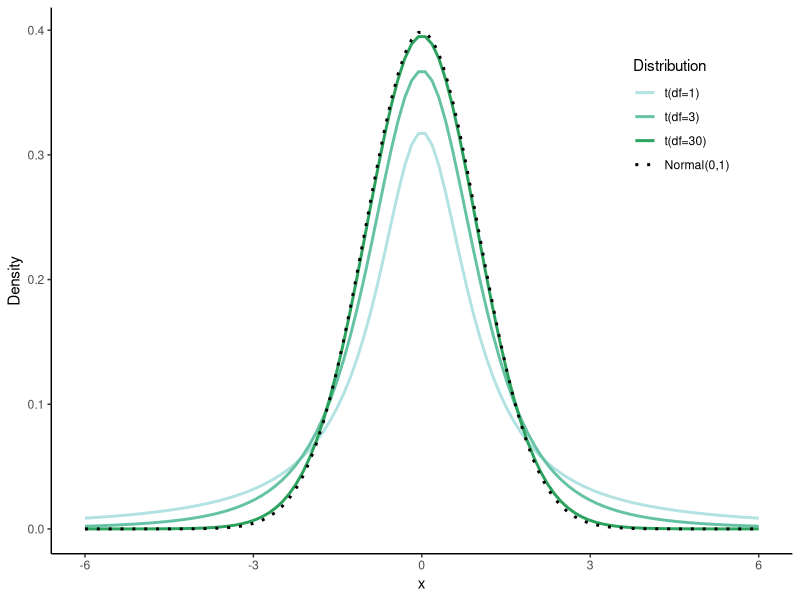
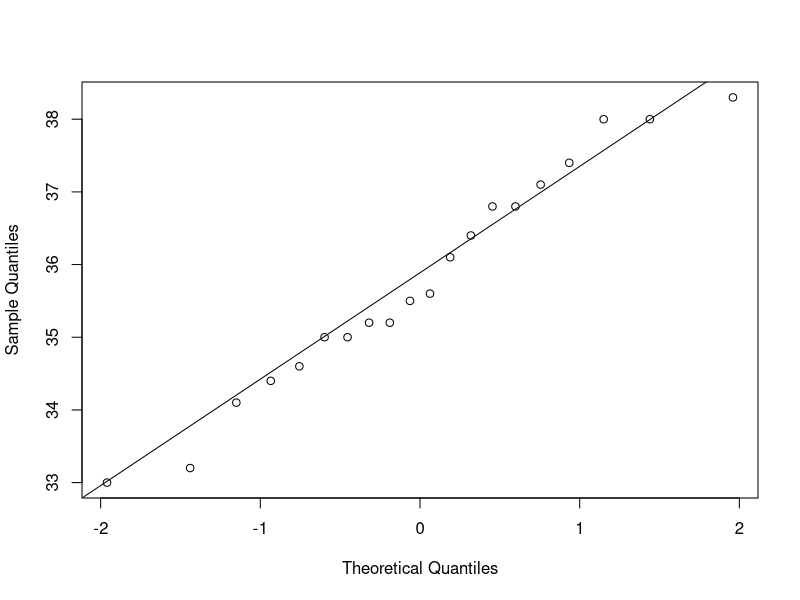
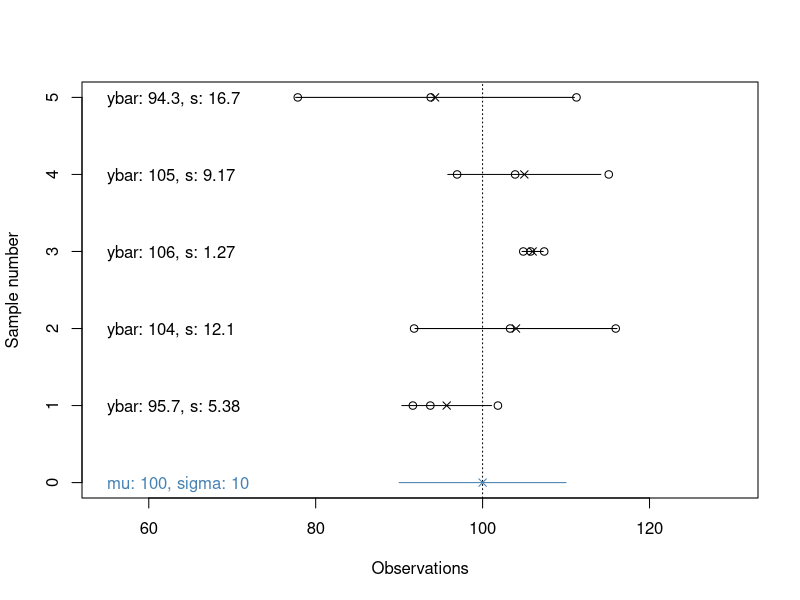
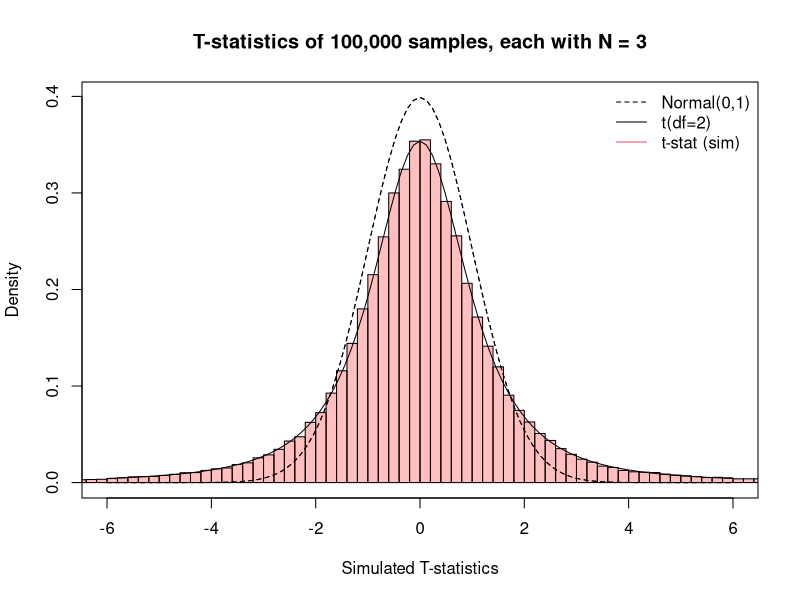
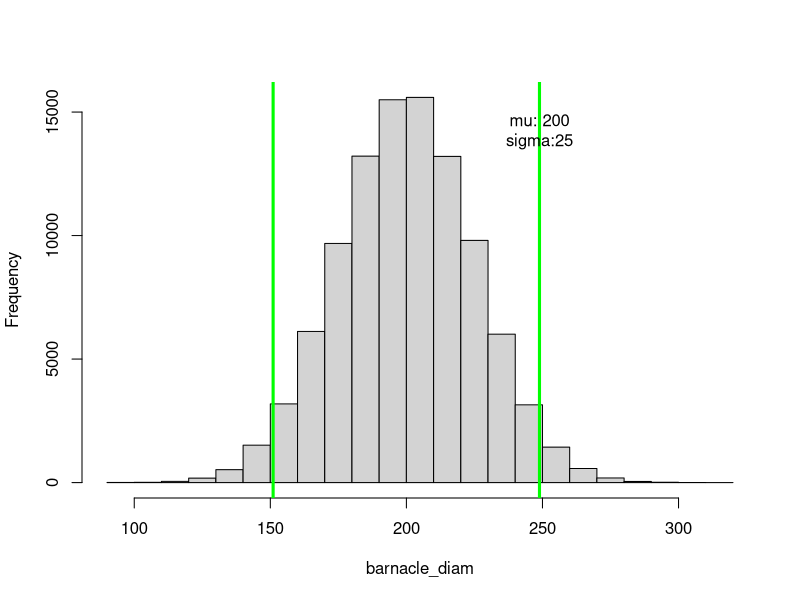
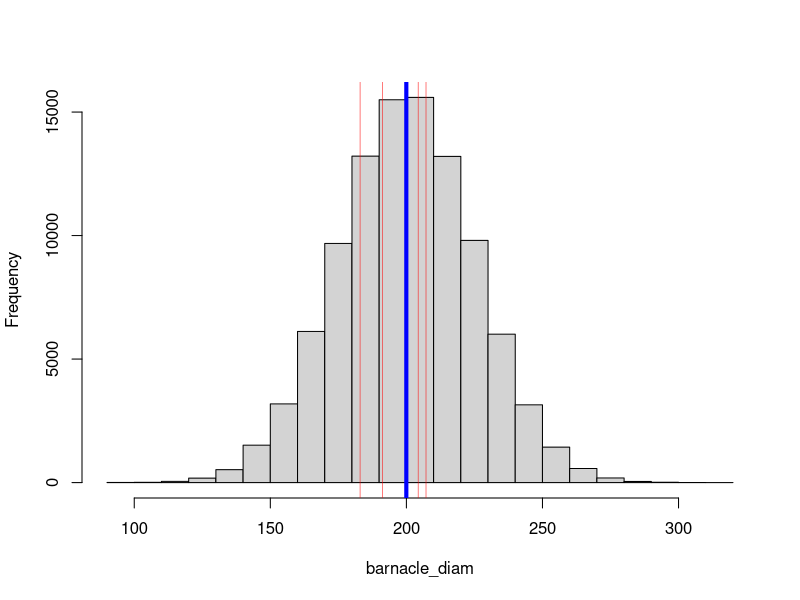
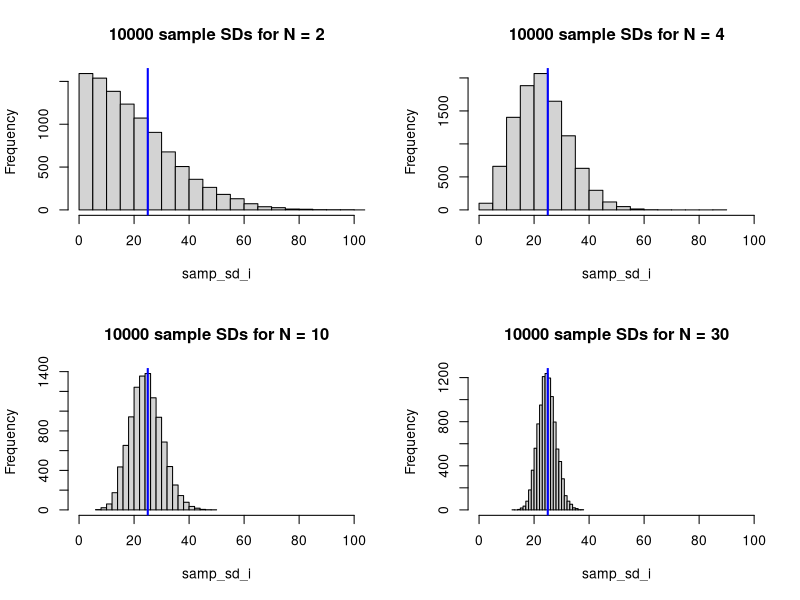
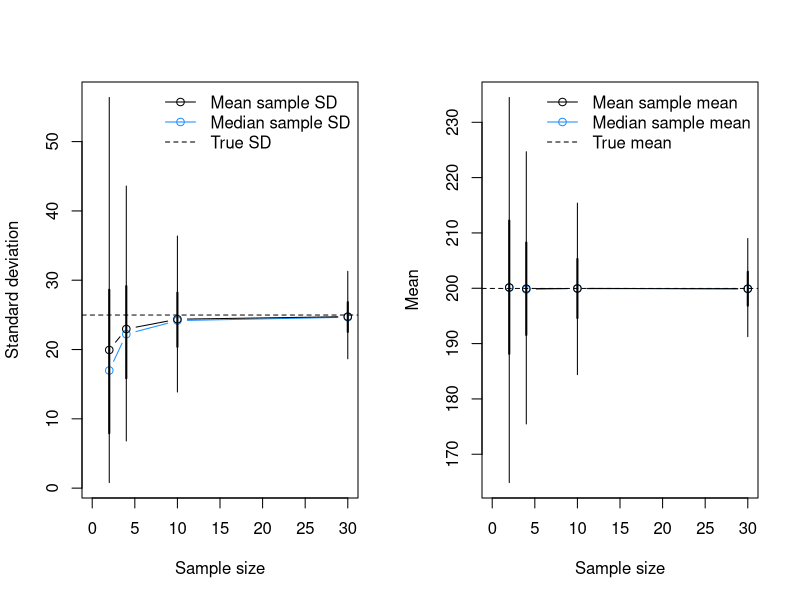

Source code (R) for these figures, in order:
## ---- chunk 1
#| message: false
#| warning: false

library(tidyverse); theme_set(theme_classic())
library(readxl)
set.seed(2026)
## ---- chunk 2
#| label: fig-t_vs_norm
#| fig-cap: "Comparison of different t-distributions (note that at df=30, the distribution is nearly identical to the normal distribution)."
#| message: false
#| warning: false
#| fig-width: 4
#| fig-height: 3
#| code-fold: true

t_Norm.df <- tibble(
  x = seq(-6, 6, length.out = 100),
  Norm = dnorm(x),
  t01 = dt(x, 1),
  t03 = dt(x, 3),
  t30 = dt(x, 30)
) |>
  pivot_longer(2:5, names_to = "distr", values_to = "Density") |>
  mutate(Distribution = factor(distr,
    levels = c("t01", "t03", "t30", "Norm"),
    labels = c("t(df=1)", "t(df=3)", "t(df=30)", "Normal(0,1)")
  ))

ggplot(t_Norm.df, aes(x, Density, colour = Distribution, linetype = Distribution)) +
  geom_line(linewidth = 1) +
  scale_colour_manual(values = c(RColorBrewer::brewer.pal(5, "BuGn")[2:4], "black")) +
  scale_linetype_manual(values = c(1, 1, 1, 3)) +
  theme_classic() +
  theme(legend.position = c(0.85, 0.8))
## ---- chunk 3
cod_df <- read_excel("data/H2SMS_practicalData.xlsx", sheet = "Cod lengths")
str(cod_df)
## ---- chunk 4
#| label: fig-cod_qq
#| fig-cap: "QQ-plot for the sample of cod."
#| fig-width: 4
#| fig-height: 4

qqnorm(cod_df$CodLength_cm, main = NULL)
qqline(cod_df$CodLength_cm)
## ---- chunk 5
#| code-fold: true
cod_df |>
  summarise(mean=mean(CodLength_cm),
            sd=sd(CodLength_cm),
            N=n(),
            SEM=sd(CodLength_cm)/sqrt(N))

## ---- chunk 6
#| code-fold: true
ybar <- mean(cod_df$CodLength_cm)
SEM <- sd(cod_df$CodLength_cm) / sqrt(length(cod_df$CodLength_cm))
T_stat <- (ybar - 36.6) / SEM
round(T_stat, 2)
## ---- chunk 7
#| code-fold: true
pt(T_stat, df=19) |> round(5)
## ---- chunk 8
#| code-fold: true
t.test(cod_df$CodLength_cm, mu = 36.6, alternative = "less")
## ---- chunk 9
#| label: fig-repeatSamples
#| fig-cap: "Repeated samples from a normal distribution. Open points are observations in the sample, with 'x' giving the mean and lines showing 1 sd."
#| fig-width: 8
#| fig-height: 4
#| code-copy: true

# set simulation details and population parameters
num_samples <- 5
sample_size <- 3
mu <- 100
sigma <- 10

# initialize plot
set.seed(1)
xlims <- c(mu-4.5*sigma, mu+3*sigma)
plot(NA, NA, xlim=xlims, ylim=c(0,num_samples),
     xlab="Observations", ylab="Sample number")
abline(v=mu, lty=3)
points(mu, 0, pch=4, col="steelblue")
segments(mu-sigma, 0, mu+sigma, 0, col="steelblue")
text(x=xlims[1], y=0, adj=c(0,0.5), col="steelblue", 
     labels=paste0("mu: ", mu, ", sigma: ", sigma))

# repeatedly sample
for (i in 1:num_samples) {
  sample_i <- rnorm(n = sample_size, mean = mu, sd = sigma)
  sample_mean <- signif(mean(sample_i), 3)
  sample_sd <- signif(sd(sample_i), 3)
  # add to plot
  points(sample_i, rep(i, sample_size))
  points(sample_mean, i, pch=4)
  segments(sample_mean-sample_sd, i, sample_mean+sample_sd, i)
  text(x=xlims[1], y=i, adj=c(0,0.5),
       paste0("ybar: ", sample_mean, ", s: ", sample_sd))
}
## ---- chunk 10
#| label: fig-t_stat_hist
#| fig-cap: "Histogram of 100,000 T-statistics calculated from 100,000 samples, along with the corresponding theoretical t-distribution (solid line) and a standard normal (dotted line)."
#| fig-width: 6
#| fig-height: 4
#| code-copy: true

mu <- 10 # population mean
sigma <- 10 # population sd
num_samples <- 1e5 # number of samples
sample_size <- 3 # size of each sample
T_sample <- numeric(num_samples) # sample t statistics

# for each repeat: draw a sample, calculate SE and T, and store T in T_sample
for(i in 1:num_samples) {
  sample_i <- rnorm(sample_size, mu, sigma)
  sample_SEM <- sd(sample_i) / sqrt(sample_size)
  T_sample[i] <- (mean(sample_i) - mu) / (sample_SEM)
}

curve(dnorm(x, 0, 1), from = -6, to = 6, lty = 2, 
      xlab = "Simulated T-statistics", ylab = "Density",
      main = paste("T-statistics of", 
                   format(num_samples, big.mark=",", scientific=F), 
                   "samples, each with N =", sample_size))
hist(T_sample, freq = F, add = T, col = rgb(1, 0, 0, 0.25), 
     breaks = seq(floor(min(T_sample)), ceiling(max(T_sample)), by=0.2))
curve(dnorm(x, 0, 1), from = -6, to = 6, add = T, lty = 2)
curve(dt(x, sample_size - 1), from = -6, to = 6, add = T)
legend("topright", lty = c(2, 1, 1), col = c(1, 1, 2), bty = "n",
       c("Normal(0,1)", paste0("t(df=", sample_size-1, ")"), "t-stat (sim)"))
## ---- chunk 11
#| label: fig-ci_examp1
#| fig-cap: "Histogram of a simulated barnacle population with 2.5\\% and 97.5\\% quantiles."
#| fig-width: 5
#| fig-height: 4

# barnacle population meta-details
pop_size <- 100000  # number of barnacles in the population
barnacle_mu <- 200
barnacle_sigma <- 25

# the full population:
barnacle_diam <- rnorm(pop_size, mean = barnacle_mu, sd = barnacle_sigma)
mu <- mean(barnacle_diam)
sigma <- sd(barnacle_diam)

# histogram of the population with middle 95% shown
hist(barnacle_diam, main = NULL)
Q95 <- quantile(barnacle_diam, c(0.025, 0.975))
abline(v = Q95, col = "green", lwd = 3)
text(x=Q95[2], y=pop_size/7, 
     labels=paste0("mu: ", round(mu, 1), "\nsigma:", round(sigma, 1)))
## ---- chunk 12
#| label: fig-ci_examp2
#| fig-cap: "Histogram of the barnacle population showing location of 4 sample means (red lines), each with N = 5. The blue line shows the true population mean mu."
#| fig-width: 5
#| fig-height: 4

hist(barnacle_diam, main = NULL)
sample_size <- 5
num_samples <- 4
abline(v = mu, col = "blue", lwd = 4)

for (i in 1:num_samples) {
  sample_i <- sample(barnacle_diam, size = sample_size)
  print(sample_i)
  abline(v = mean(sample_i), col = "red", lwd = 0.5)
}
## ---- chunk 13
#| label: fig-sd_N_hist
#| fig-cap: "Histograms of sample standard deviations from repeated samples of the same barnacle population. The true population standard deviation is shown in blue."
#| fig-width: 8
#| fig-height: 6
#| code-fold: true

par(mfrow=c(2,2))
# sim_df will hold the sample sizes N, and the median and mean sample sd's 
num_samples <- 1e4
sim_df <- data.frame(N=c(2, 4, 10, 30),
                     sd_median=NA, sd_mean=NA,
                     sd_q025=NA, sd_q25=NA, sd_q75=NA, sd_q975=NA,
                     mn_median=NA, mn_mean=NA,
                     mn_q025=NA, mn_q25=NA, mn_q75=NA, mn_q975=NA) 

# for each sample size N, draw a sample and store its mean and sd
# repeat this num_samples times
# plot a histogram of the sample sd's, then store the mean and median
for (i in 1:nrow(sim_df)) {
  samp_sd_i <- numeric(num_samples) 
  samp_mn_i <- numeric(num_samples) 
  for (j in 1:num_samples) { 
    sample_ij <- sample(barnacle_diam, size = sim_df$N[i])
    samp_sd_i[j] <- sd(sample_ij)
    samp_mn_i[j] <- mean(sample_ij)
  }
  hist(samp_sd_i, main = paste(num_samples, "sample SDs for N =", sim_df$N[i]), 
       breaks = 20, xlim = c(0, 100))
  abline(v = sigma, col = "blue", lwd = 2)
  sim_df[i, 2:13] <- c(median(samp_sd_i), mean(samp_sd_i),
                       quantile(samp_sd_i, probs = c(0.025, 0.25, 0.75, 0.975)),
                       median(samp_mn_i), mean(samp_mn_i),
                       quantile(samp_mn_i, probs = c(0.025, 0.25, 0.75, 0.975)))
}
## ---- chunk 14
#| label: fig-sd_N_lines
#| fig-cap: "Mean (black), median (blue), and 50\\% and 95\\% quantiles (vertical lines) for (left) sample standard deviations at each sample size compared to the true population standard deviation (dotted line) or for the (right) sample means."
#| fig-width: 9
#| fig-height: 5
#| code-fold: true

par(mfrow=c(1,2))
plot(sim_df$N, sim_df$sd_median, col = "dodgerblue",
  xlim = c(0, 30), ylim = range(c(sim_df[,2:7], sigma)),
  type = "b", xlab = "Sample size", ylab = "Standard deviation"
)
segments(sim_df$N, sim_df$sd_q25, sim_df$N, sim_df$sd_q75, lwd=2)
segments(sim_df$N, sim_df$sd_q025, sim_df$N, sim_df$sd_q975)
lines(sim_df$N, sim_df$sd_mean, type = "b")
abline(h = sigma, lty = 2)
legend("topright", c("Mean sample SD", "Median sample SD", "True SD"),
  col = c("black", "dodgerblue", "black"),
  lty = c(1, 1, 2), pch = c(1, 1, NA), bty = "n"
)
plot(sim_df$N, sim_df$mn_median, col = "dodgerblue",
  xlim = c(0, 30), ylim = range(c(sim_df[,8:13], mu)),
  type = "b", xlab = "Sample size", ylab = "Mean"
)
segments(sim_df$N, sim_df$mn_q25, sim_df$N, sim_df$mn_q75, lwd=2)
segments(sim_df$N, sim_df$mn_q025, sim_df$N, sim_df$mn_q975)
lines(sim_df$N, sim_df$mn_mean, type = "b")
abline(h = mu, lty = 2)
legend("topright", c("Mean sample mean", "Median sample mean", "True mean"),
  col = c("black", "dodgerblue", "black"),
  lty = c(1, 1, 2), pch = c(1, 1, NA), bty = "n"
)
## ---- chunk 15
#| label: fig-ci_examp3
#| fig-cap: "Histogram illustrating the barnacle population with population mean (blue) and sample means with 95\\% CIs (red) repeated across 5 samples."
#| fig-width: 5
#| fig-height: 4
#| code-copy: true

num_samples <- 5
sample_size <- 3

# plot population
hist(barnacle_diam, 
     xlim = c(barnacle_mu-6*barnacle_sigma, barnacle_mu+6*barnacle_sigma), 
     ylim = c(0, length(barnacle_diam)/6),
     main = NULL, 
     col = "grey90", border = "grey50", xlab = "Barnacle diameter")
abline(v = mu, col = "blue", lwd = 2)
y_pos <- seq(0, length(barnacle_diam)/6, length.out=num_samples)

# draw samples, calculate mean and 95% CIs, and plot them
for (i in 1:num_samples) {
  sample_i <- sample(barnacle_diam, size = sample_size)
  points(x = mean(sample_i), y = y_pos[i], col = "red", pch = 16, cex = 0.75)
  sample_ci <- c(
    mean(sample_i) + qt(0.025, (sample_size - 1)) * (sd(sample_i) / sqrt(sample_size)),
    mean(sample_i) + qt(0.975, (sample_size - 1)) * (sd(sample_i) / sqrt(sample_size))
  )
  arrows(sample_ci[1], y_pos[i], sample_ci[2], y_pos[i], 
         col = "red", code = 3, angle = 90, length=0.05)
}
## ---- chunk 16
barnacle_sample <- sample(barnacle_diam, size=10)
examp_ttest <- t.test(barnacle_sample, conf.level=0.89) # 89% CIs
examp_ttest
# Or just the confidence intervals:
examp_ttest$conf.int
## ---- chunk 17
#| label: fig-ci_v_N
#| fig-cap: "Confidence interval size vs. sample size."
#| fig-width: 6
#| fig-height: 4
#| code-fold: true

num_samples <- 10
sample_sizes <- c(2, 5, 10)

CI_df <- expand_grid(N=sample_sizes,
                     sample_id=1:num_samples) |>
  rowwise() |>
  mutate(obs=list(sample(barnacle_diam, N)),
         mn=mean(obs),
         ci_lo=t.test(obs)$conf.int[1],
         ci_hi=t.test(obs)$conf.int[2]) |>
  ungroup() |>
  mutate(N=factor(N, levels=unique(N), labels=paste("N =", sample_sizes)))
ggplot(CI_df, aes(mn, sample_id, xmin=ci_lo, xmax=ci_hi, colour=N)) +
  geom_vline(xintercept=barnacle_mu, colour="cadetblue") + 
  geom_point(size=1.5) + 
  geom_errorbarh(height=0.15) + 
  facet_wrap(~N, ncol=1, scales="free_y", strip.position="left") + 
  labs(x="Sample mean and 95% confidence interval") +
  theme_bw() + 
  theme(axis.text.y=element_blank(), 
        axis.ticks.y=element_blank(),
        axis.title.y=element_blank(),
        legend.position="none",
        panel.grid.minor=element_blank())
